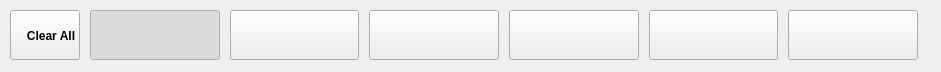
  <widget class="QWidget" name="buttomMarker" native="true">
   <property name="geometry">
    <rect>
     <x>255</x>
     <y>641</y>
     <width>941</width>
     <height>72</height>
    </rect>
   </property>
   <property name="focusPolicy">
    <enum>Qt::NoFocus</enum>
   </property>
   <property name="styleSheet">
    <string notr="true">/*******************indoor**********************/
#BitSA[status  =  &quot;indoor&quot;] #buttomMarker
{
	background-color:rgb(76,76,76);
	border:2px;
    border-style:flat;
	border-bottom-style:solid;
	border-bottom-color: black;
	border-right-width:0px;
}
#BitSA[status  =  &quot;indoor&quot;] #buttomMarker&gt;QPushButton
{
	font: 75 12px &quot;Arial&quot;;
	text-align:left;
	font-size:12px;
	color:white;
	padding: 4px 7px 4px 8px;
	border:1px solid rgba(142,142,142,1);
	background-color:rgb(76,76,76);
}

#BitSA[status  =  &quot;indoor&quot;] #buttomMarker&gt;QPushButton:checked
{
	border:1px solid rgba(240,179,29,1);
}

#BitSA[status  =  &quot;indoor&quot;] #buttomMarker&gt;QPushButton&gt;QLabel
{
	text-align:left;
	font: 75 12px &quot;Arial&quot;;
	color:white;
	padding: 4px 7px 4px 6px;
    border-style:flat;
}

#BitSA[status = &quot;indoor&quot;] #buttomMarker&gt;#pb_marker_AllOff
{
	color:rgba(255,255,255,1);
    border-style:flat;
	border-image: url(:/sa/image/btn_w70_normal.png);
}
#BitSA[status = &quot;indoor&quot;] #buttomMarker&gt;#pb_marker_AllOff:pressed
{
	border-image: url(:/sa/image/btn_w70_click.png);
}
/*******************outdoor**********************/
#BitSA[status  =  &quot;outdoor&quot;] #buttomMarker
{
	background-color:rgb(255,255,255);
	border:2px;
    border-style:flat;
	border-bottom-style:solid;
	border-bottom-color: white;
	border-right-style:solid;
	border-right-color: white;
}
#BitSA[status  =  &quot;outdoor&quot;] #buttomMarker&gt;QPushButton
{
	text-align:left;
	font-size:12px;	
	color:rgb(0,0,0);
	padding: 4px 7px 4px 8px;
	border: 1px solid rgb(174,174,174);
	background-color:rgb(255,255,255);
}

#BitSA[status  =  &quot;outdoor&quot;] #buttomMarker&gt;QPushButton:checked
{
	border:1px solid rgba(240,179,29,1);
}

#BitSA[status  =  &quot;outdoor&quot;] #buttomMarker&gt;QPushButton&gt;QLabel
{
	text-align:left;
	font-size:12px;
	color:black;
	padding: 4px 7px 4px 8px;
}

#BitSA[status = &quot;outdoor&quot;] #buttomMarker&gt;#pb_marker_AllOff
{
    border-style:flat;
	color: rgb(0, 0, 0);
	border-image: url(:/sa/image/outdoor/btn_w70_normal.png);
}
#BitSA[status = &quot;outdoor&quot;] #buttomMarker&gt;#pb_marker_AllOff:pressed
{
	color: rgb(255, 255, 255);
	border-image: url(:/sa/image/outdoor/btn_w70_click.png);
}
/*******************night**********************/
#BitSA[status  =  &quot;night&quot;] #buttomMarker
{
	background-color:rgba(74,65,49,1);
	border:2px;
    border-style:flat;
	border-bottom-style:solid;
	border-bottom-color: black;
	border-right-style:solid;
	border-right-color: black;
}
#BitSA[status  =  &quot;night&quot;] #buttomMarker&gt;QPushButton
{
	text-align:left;
	font-size:12px;
	color:white;
	padding: 4px 7px 4px 8px;
	border:1px solid rgba(139,121,92,1);
	background-color:rgba(255,255,255,0);
}

#BitSA[status  =  &quot;night&quot;] #buttomMarker&gt;QPushButton:checked
{
	border:1px solid rgba(218,144,22,1);
}

#BitSA[status  =  &quot;night&quot;] #buttomMarker&gt;QPushButton&gt;QLabel
{
	text-align:left;
	font-size:12px;
	color:white;
	padding: 4px 7px 4px 8px;
	color:#FBDBA7;
}


#BitSA[status = &quot;night&quot;] #buttomMarker&gt;#pb_marker_AllOff
{
    border-style:flat;
	color:#FBDBA7;
    border-image: url(:/sa/image/night/btn_w70_normal.png);
}
#BitSA[status = &quot;night&quot;] #buttomMarker&gt;#pb_marker_AllOff:pressed
{
	color:#FBDBA7;
    border-image: url(:/sa/image/night/btn_w70_click.png);
}
</string>
   </property>
   <property name="check" stdset="0">
    <string>true</string>
   </property>
   <layout class="QHBoxLayout" name="horizontalLayout_2" stretch="7,13,13,13,13,13,13">
    <property name="spacing">
     <number>10</number>
    </property>
    <property name="leftMargin">
     <number>10</number>
    </property>
    <property name="topMargin">
     <number>10</number>
    </property>
    <property name="rightMargin">
     <number>23</number>
    </property>
    <property name="bottomMargin">
     <number>12</number>
    </property>
    <item>
     <widget class="QPushButton" name="pb_marker_AllOff">
      <property name="sizePolicy">
       <sizepolicy hsizetype="Fixed" vsizetype="Fixed">
        <horstretch>0</horstretch>
        <verstretch>0</verstretch>
       </sizepolicy>
      </property>
      <property name="minimumSize">
       <size>
        <width>70</width>
        <height>50</height>
       </size>
      </property>
      <property name="maximumSize">
       <size>
        <width>70</width>
        <height>50</height>
       </size>
      </property>
      <property name="focusPolicy">
       <enum>Qt::NoFocus</enum>
      </property>
      <property name="styleSheet">
       <string notr="true">font-weight:bold;
padding-top:18px; 
/*padding-right:8px; */
padding-bottom:17px; 
padding-left:12px;</string>
      </property>
      <property name="text">
       <string>Clear All</string>
      </property>
     </widget>
    </item>
    <item>
     <widget class="QPushButton" name="pb_marker_1">
      <property name="minimumSize">
       <size>
        <width>0</width>
        <height>50</height>
       </size>
      </property>
      <property name="focusPolicy">
       <enum>Qt::NoFocus</enum>
      </property>
      <property name="contextMenuPolicy">
       <enum>Qt::DefaultContextMenu</enum>
      </property>
      <property name="styleSheet">
       <string notr="true"/>
      </property>
      <property name="text">
       <string/>
      </property>
      <property name="checkable">
       <bool>true</bool>
      </property>
      <property name="checked">
       <bool>true</bool>
      </property>
      <property name="autoExclusive">
       <bool>true</bool>
      </property>
      <property name="mode" stdset="0">
       <string>1</string>
      </property>
     </widget>
    </item>
    <item>
     <widget class="QPushButton" name="pb_marker_2">
      <property name="minimumSize">
       <size>
        <width>0</width>
        <height>50</height>
       </size>
      </property>
      <property name="focusPolicy">
       <enum>Qt::NoFocus</enum>
      </property>
      <property name="styleSheet">
       <string notr="true"/>
      </property>
      <property name="text">
       <string/>
      </property>
      <property name="checkable">
       <bool>true</bool>
      </property>
      <property name="checked">
       <bool>false</bool>
      </property>
      <property name="autoExclusive">
       <bool>true</bool>
      </property>
      <property name="mode" stdset="0">
       <string>1</string>
      </property>
     </widget>
    </item>
    <item>
     <widget class="QPushButton" name="pb_marker_3">
      <property name="minimumSize">
       <size>
        <width>0</width>
        <height>50</height>
       </size>
      </property>
      <property name="focusPolicy">
       <enum>Qt::NoFocus</enum>
      </property>
      <property name="styleSheet">
       <string notr="true"/>
      </property>
      <property name="text">
       <string/>
      </property>
      <property name="checkable">
       <bool>true</bool>
      </property>
      <property name="checked">
       <bool>false</bool>
      </property>
      <property name="autoExclusive">
       <bool>true</bool>
      </property>
      <property name="mode" stdset="0">
       <string>1</string>
      </property>
     </widget>
    </item>
    <item>
     <widget class="QPushButton" name="pb_marker_4">
      <property name="minimumSize">
       <size>
        <width>0</width>
        <height>50</height>
       </size>
      </property>
      <property name="focusPolicy">
       <enum>Qt::NoFocus</enum>
      </property>
      <property name="styleSheet">
       <string notr="true"/>
      </property>
      <property name="text">
       <string/>
      </property>
      <property name="checkable">
       <bool>true</bool>
      </property>
      <property name="checked">
       <bool>false</bool>
      </property>
      <property name="autoExclusive">
       <bool>true</bool>
      </property>
      <property name="mode" stdset="0">
       <string>1</string>
      </property>
     </widget>
    </item>
    <item>
     <widget class="QPushButton" name="pb_marker_5">
      <property name="minimumSize">
       <size>
        <width>0</width>
        <height>50</height>
       </size>
      </property>
      <property name="focusPolicy">
       <enum>Qt::NoFocus</enum>
      </property>
      <property name="styleSheet">
       <string notr="true"/>
      </property>
      <property name="text">
       <string/>
      </property>
      <property name="checkable">
       <bool>true</bool>
      </property>
      <property name="autoExclusive">
       <bool>true</bool>
      </property>
      <property name="mode" stdset="0">
       <string>1</string>
      </property>
     </widget>
    </item>
    <item>
     <widget class="QPushButton" name="pb_marker_6">
      <property name="minimumSize">
       <size>
        <width>0</width>
        <height>50</height>
       </size>
      </property>
      <property name="focusPolicy">
       <enum>Qt::NoFocus</enum>
      </property>
      <property name="styleSheet">
       <string notr="true"/>
      </property>
      <property name="text">
       <string/>
      </property>
      <property name="checkable">
       <bool>true</bool>
      </property>
      <property name="autoExclusive">
       <bool>true</bool>
      </property>
      <property name="mode" stdset="0">
       <string>1</string>
      </property>
     </widget>
    </item>
   </layout>
  </widget>
